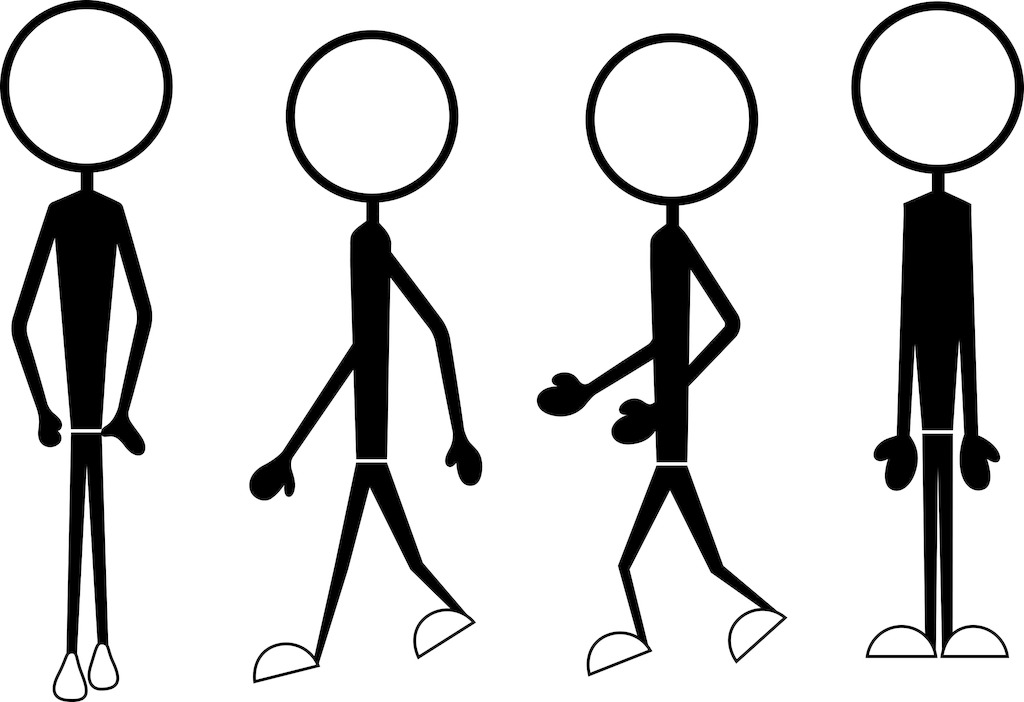
%> input picture character2.jpg, 1024 x 702 px
$ octave GaussianFilter.m   (GNU Octave 9; MATLAB toolbox functions it lacks are replaced by stand-ins)
%> lines starting %> are read from the running program, lines starting %| are printed output that depends on the picture
%% 这个程序的目的是将图像进行频域内高斯高通、低通滤波
clc,clear,close all;
lena=imread('../character2.jpg');
%> lena is the input picture: size 702x1024 uint8; min 0, max 255, mean 215
% lena=double(rgb2gray(lena));
% lena=le
figure(1),imshow(lena,[]);
h=fspecial('gaussian',[3,3],0.5);
[imgX,imgY]=size(lena);
%> imgX = 702; imgY = 1024
[hX,hY]=size(h);
dX=imgX+hX-1;
%> dX = 704
dY=imgY+hY-1;
%> dY = 1026
H=freqz2(h,dX,dY);
H=ifftshift(H);
H=H';
H=1-H;
LENA=fft2(lena,dX,dY);
temp=LENA.*H;
lenaLowFilterTemp=ifft2(temp);
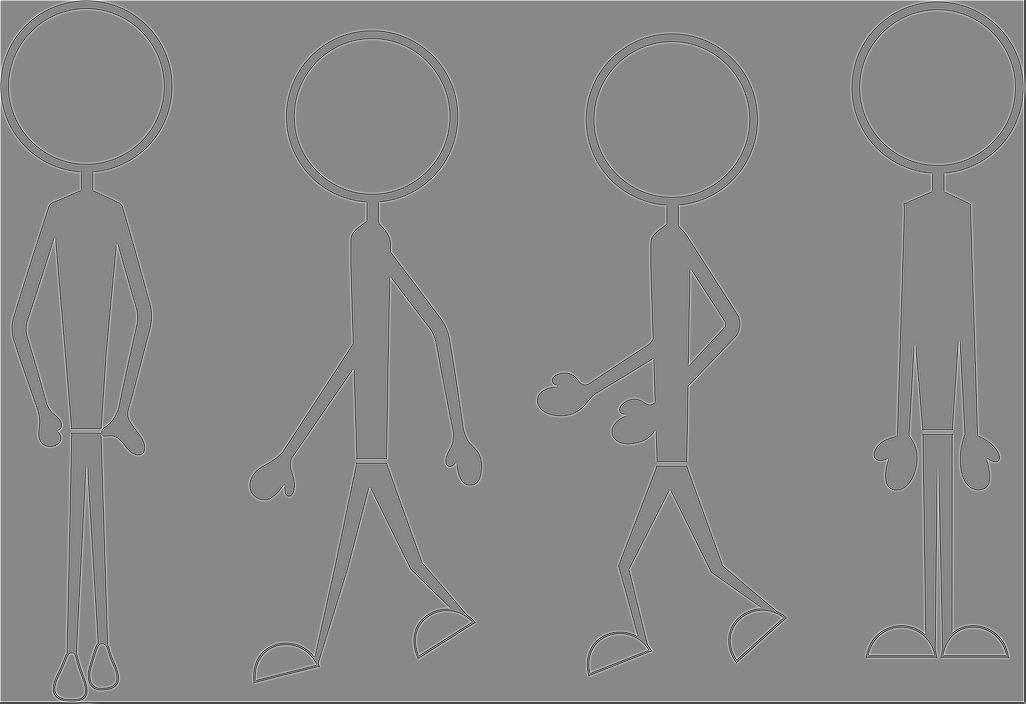
%> lenaLowFilterTemp: size 704x1026 double; min -59.23, max 51.43, mean 0; drawn with min black and max white
lenaLowFilter=lenaLowFilterTemp(1:imgX,1:imgY);
figure(2),imshow(lenaLowFilter);
%> after `imshow(lenaLowFilter)`:
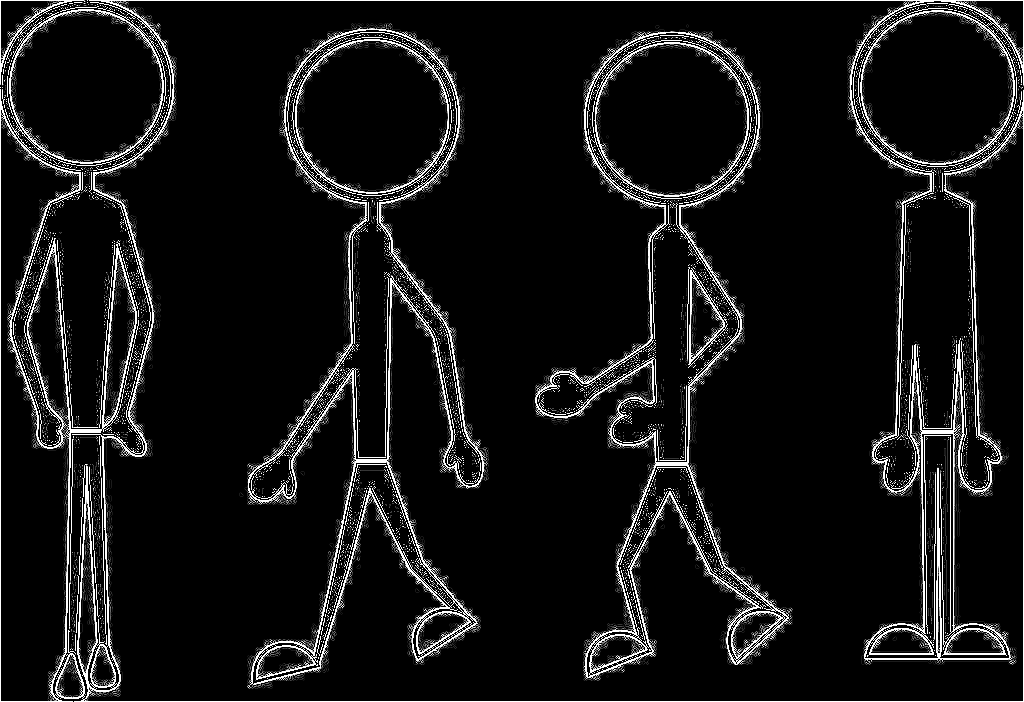
%> displayed picture: size 702x1024, on the screen's scale of 0 to 255; min 0, max 255, mean 20.4
